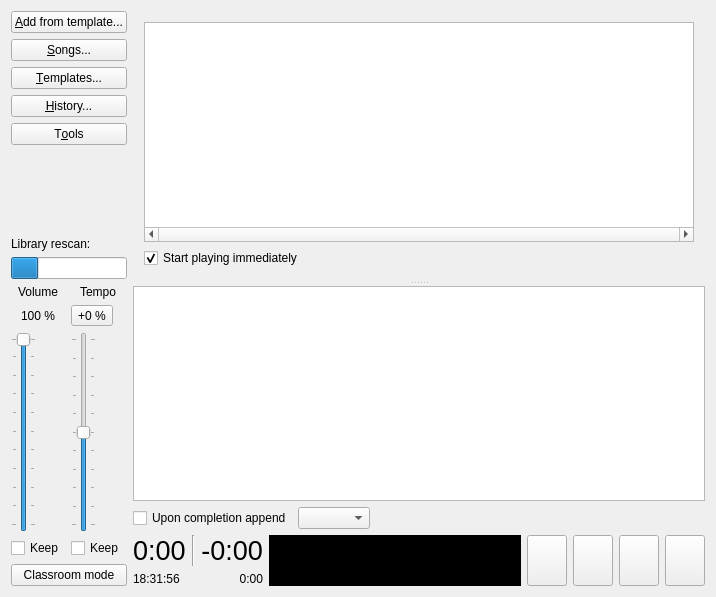
<?xml version="1.0" encoding="UTF-8"?>
<ui version="4.0">
 <class>PlayerWindow</class>
 <widget class="QMainWindow" name="PlayerWindow">
  <property name="geometry">
   <rect>
    <x>0</x>
    <y>0</y>
    <width>716</width>
    <height>597</height>
   </rect>
  </property>
  <property name="windowTitle">
   <string>SkauTan</string>
  </property>
  <widget class="QWidget" name="centralWidget">
   <layout class="QHBoxLayout" name="horizontalLayout_2">
    <item>
     <layout class="QVBoxLayout" name="verticalLayout">
      <item>
       <widget class="QPushButton" name="btnAddFromTemplate">
        <property name="text">
         <string>&amp;Add from template...</string>
        </property>
       </widget>
      </item>
      <item>
       <widget class="QPushButton" name="btnSongs">
        <property name="text">
         <string>&amp;Songs...</string>
        </property>
       </widget>
      </item>
      <item>
       <widget class="QPushButton" name="btnTemplates">
        <property name="text">
         <string>&amp;Templates...</string>
        </property>
       </widget>
      </item>
      <item>
       <widget class="QPushButton" name="btnHistory">
        <property name="text">
         <string>&amp;History...</string>
        </property>
       </widget>
      </item>
      <item>
       <widget class="QPushButton" name="btnTools">
        <property name="text">
         <string>T&amp;ools</string>
        </property>
       </widget>
      </item>
      <item>
       <spacer name="verticalSpacer">
        <property name="orientation">
         <enum>Qt::Vertical</enum>
        </property>
        <property name="sizeHint" stdset="0">
         <size>
          <width>20</width>
          <height>40</height>
         </size>
        </property>
       </spacer>
      </item>
      <item>
       <widget class="QWidget" name="wLibraryRescan" native="true">
        <layout class="QVBoxLayout" name="verticalLayout_4">
         <property name="leftMargin">
          <number>0</number>
         </property>
         <property name="topMargin">
          <number>0</number>
         </property>
         <property name="rightMargin">
          <number>0</number>
         </property>
         <property name="bottomMargin">
          <number>0</number>
         </property>
         <item>
          <widget class="QLabel" name="lblLibraryRescan">
           <property name="text">
            <string>Library rescan:</string>
           </property>
          </widget>
         </item>
         <item>
          <widget class="QProgressBar" name="pbLibraryRescan">
           <property name="sizePolicy">
            <sizepolicy hsizetype="Preferred" vsizetype="Fixed">
             <horstretch>0</horstretch>
             <verstretch>0</verstretch>
            </sizepolicy>
           </property>
           <property name="value">
            <number>24</number>
           </property>
           <property name="textVisible">
            <bool>false</bool>
           </property>
          </widget>
         </item>
        </layout>
       </widget>
      </item>
      <item>
       <layout class="QGridLayout" name="gridLayout">
        <item row="2" column="0">
         <widget class="QSlider" name="vsVolume">
          <property name="minimumSize">
           <size>
            <width>0</width>
            <height>200</height>
           </size>
          </property>
          <property name="value">
           <number>99</number>
          </property>
          <property name="orientation">
           <enum>Qt::Vertical</enum>
          </property>
          <property name="tickPosition">
           <enum>QSlider::TicksBothSides</enum>
          </property>
         </widget>
        </item>
        <item row="3" column="0">
         <widget class="QCheckBox" name="chbKeepVolume">
          <property name="text">
           <string>Keep</string>
          </property>
         </widget>
        </item>
        <item row="0" column="1">
         <widget class="QLabel" name="label_2">
          <property name="text">
           <string>Tempo</string>
          </property>
          <property name="alignment">
           <set>Qt::AlignCenter</set>
          </property>
         </widget>
        </item>
        <item row="2" column="1">
         <widget class="QSlider" name="vsTempo">
          <property name="minimum">
           <number>-50</number>
          </property>
          <property name="maximum">
           <number>50</number>
          </property>
          <property name="value">
           <number>0</number>
          </property>
          <property name="orientation">
           <enum>Qt::Vertical</enum>
          </property>
          <property name="tickPosition">
           <enum>QSlider::TicksBothSides</enum>
          </property>
         </widget>
        </item>
        <item row="0" column="0">
         <widget class="QLabel" name="label">
          <property name="text">
           <string>Volume</string>
          </property>
          <property name="alignment">
           <set>Qt::AlignCenter</set>
          </property>
         </widget>
        </item>
        <item row="1" column="0">
         <widget class="QLabel" name="lblVolume">
          <property name="text">
           <string notr="true">100 %</string>
          </property>
          <property name="alignment">
           <set>Qt::AlignCenter</set>
          </property>
         </widget>
        </item>
        <item row="1" column="1">
         <widget class="QToolButton" name="btnTempoReset">
          <property name="toolTip">
           <string>Reset tempo to +0 %</string>
          </property>
          <property name="text">
           <string notr="true">+0 %</string>
          </property>
          <property name="toolButtonStyle">
           <enum>Qt::ToolButtonTextOnly</enum>
          </property>
         </widget>
        </item>
        <item row="3" column="1">
         <widget class="QCheckBox" name="chbKeepTempo">
          <property name="text">
           <string>Keep</string>
          </property>
         </widget>
        </item>
       </layout>
      </item>
      <item>
       <widget class="QPushButton" name="btnClassroomMode">
        <property name="text">
         <string>Classroom mode</string>
        </property>
       </widget>
      </item>
     </layout>
    </item>
    <item>
     <layout class="QVBoxLayout" name="verticalLayout_5">
      <item>
       <widget class="QSplitter" name="splitter">
        <property name="orientation">
         <enum>Qt::Vertical</enum>
        </property>
        <property name="handleWidth">
         <number>7</number>
        </property>
        <widget class="QWidget" name="layoutWidget">
         <layout class="QVBoxLayout" name="verticalLayout_2">
          <item>
           <widget class="QListWidget" name="lwQuickPlay">
            <property name="minimumSize">
             <size>
              <width>100</width>
              <height>50</height>
             </size>
            </property>
            <property name="font">
             <font>
              <pointsize>20</pointsize>
             </font>
            </property>
            <property name="verticalScrollBarPolicy">
             <enum>Qt::ScrollBarAlwaysOff</enum>
            </property>
            <property name="horizontalScrollBarPolicy">
             <enum>Qt::ScrollBarAlwaysOn</enum>
            </property>
            <property name="autoScroll">
             <bool>false</bool>
            </property>
            <property name="editTriggers">
             <set>QAbstractItemView::NoEditTriggers</set>
            </property>
            <property name="selectionMode">
             <enum>QAbstractItemView::NoSelection</enum>
            </property>
            <property name="verticalScrollMode">
             <enum>QAbstractItemView::ScrollPerPixel</enum>
            </property>
            <property name="horizontalScrollMode">
             <enum>QAbstractItemView::ScrollPerPixel</enum>
            </property>
            <property name="isWrapping" stdset="0">
             <bool>true</bool>
            </property>
            <property name="resizeMode">
             <enum>QListView::Adjust</enum>
            </property>
           </widget>
          </item>
          <item>
           <widget class="QCheckBox" name="chbImmediatePlayback">
            <property name="text">
             <string comment="QuickPlayer">Start playing immediately</string>
            </property>
            <property name="checked">
             <bool>true</bool>
            </property>
           </widget>
          </item>
         </layout>
        </widget>
        <widget class="QTableView" name="tblPlaylist">
         <property name="sizePolicy">
          <sizepolicy hsizetype="Expanding" vsizetype="Expanding">
           <horstretch>0</horstretch>
           <verstretch>0</verstretch>
          </sizepolicy>
         </property>
         <property name="minimumSize">
          <size>
           <width>100</width>
           <height>100</height>
          </size>
         </property>
         <property name="contextMenuPolicy">
          <enum>Qt::CustomContextMenu</enum>
         </property>
         <property name="dragDropOverwriteMode">
          <bool>false</bool>
         </property>
         <property name="dragDropMode">
          <enum>QAbstractItemView::InternalMove</enum>
         </property>
         <property name="defaultDropAction">
          <enum>Qt::MoveAction</enum>
         </property>
         <property name="selectionBehavior">
          <enum>QAbstractItemView::SelectRows</enum>
         </property>
         <property name="verticalScrollMode">
          <enum>QAbstractItemView::ScrollPerItem</enum>
         </property>
         <property name="horizontalScrollMode">
          <enum>QAbstractItemView::ScrollPerPixel</enum>
         </property>
         <property name="wordWrap">
          <bool>false</bool>
         </property>
         <attribute name="horizontalHeaderDefaultSectionSize">
          <number>150</number>
         </attribute>
         <attribute name="horizontalHeaderHighlightSections">
          <bool>false</bool>
         </attribute>
         <attribute name="verticalHeaderVisible">
          <bool>false</bool>
         </attribute>
         <attribute name="verticalHeaderDefaultSectionSize">
          <number>21</number>
         </attribute>
         <attribute name="verticalHeaderHighlightSections">
          <bool>false</bool>
         </attribute>
         <attribute name="verticalHeaderMinimumSectionSize">
          <number>11</number>
         </attribute>
        </widget>
       </widget>
      </item>
      <item>
       <layout class="QHBoxLayout" name="horizontalLayout_3">
        <item>
         <widget class="QCheckBox" name="chbAppendUponCompletion">
          <property name="text">
           <string>Upon completion append</string>
          </property>
         </widget>
        </item>
        <item>
         <widget class="QComboBox" name="cbCompletionAppendTemplate">
          <property name="maxVisibleItems">
           <number>40</number>
          </property>
          <property name="sizeAdjustPolicy">
           <enum>QComboBox::AdjustToContents</enum>
          </property>
         </widget>
        </item>
        <item>
         <spacer name="horizontalSpacer">
          <property name="orientation">
           <enum>Qt::Horizontal</enum>
          </property>
          <property name="sizeHint" stdset="0">
           <size>
            <width>40</width>
            <height>20</height>
           </size>
          </property>
         </spacer>
        </item>
       </layout>
      </item>
      <item>
       <layout class="QHBoxLayout" name="horizontalLayout">
        <item>
         <layout class="QVBoxLayout" name="verticalLayout_3">
          <item>
           <layout class="QHBoxLayout" name="horizontalLayout_4">
            <item>
             <widget class="QLabel" name="lblTotalTime">
              <property name="font">
               <font>
                <pointsize>20</pointsize>
               </font>
              </property>
              <property name="toolTip">
               <string>How long has this song been playing</string>
              </property>
              <property name="text">
               <string notr="true">0:00</string>
              </property>
             </widget>
            </item>
            <item>
             <widget class="Line" name="line_2">
              <property name="orientation">
               <enum>Qt::Vertical</enum>
              </property>
             </widget>
            </item>
            <item>
             <widget class="QLabel" name="lblRemaining">
              <property name="font">
               <font>
                <pointsize>20</pointsize>
               </font>
              </property>
              <property name="toolTip">
               <string>Remaining playback time</string>
              </property>
              <property name="text">
               <string notr="true">-0:00</string>
              </property>
              <property name="alignment">
               <set>Qt::AlignRight|Qt::AlignTrailing|Qt::AlignVCenter</set>
              </property>
             </widget>
            </item>
           </layout>
          </item>
          <item>
           <layout class="QHBoxLayout" name="horizontalLayout_5">
            <item>
             <widget class="QLabel" name="lblWallClockTime">
              <property name="toolTip">
               <string>Current wall-clock time</string>
              </property>
              <property name="text">
               <string notr="true">18:31:56</string>
              </property>
             </widget>
            </item>
            <item>
             <widget class="QLabel" name="lblPosition">
              <property name="toolTip">
               <string>Current position within the song</string>
              </property>
              <property name="text">
               <string notr="true">0:00</string>
              </property>
              <property name="alignment">
               <set>Qt::AlignRight|Qt::AlignTrailing|Qt::AlignVCenter</set>
              </property>
             </widget>
            </item>
           </layout>
          </item>
         </layout>
        </item>
        <item>
         <widget class="WaveformDisplay" name="waveform" native="true">
          <property name="sizePolicy">
           <sizepolicy hsizetype="MinimumExpanding" vsizetype="Preferred">
            <horstretch>0</horstretch>
            <verstretch>0</verstretch>
           </sizepolicy>
          </property>
          <property name="styleSheet">
           <string notr="true">background: #000</string>
          </property>
         </widget>
        </item>
        <item>
         <widget class="QPushButton" name="btnPrev">
          <property name="sizePolicy">
           <sizepolicy hsizetype="Fixed" vsizetype="Minimum">
            <horstretch>0</horstretch>
            <verstretch>0</verstretch>
           </sizepolicy>
          </property>
          <property name="toolTip">
           <string>Previous track (with fade-out)</string>
          </property>
          <property name="text">
           <string notr="true"/>
          </property>
          <property name="icon">
           <iconset resource="../../res/SkauTan.qrc">
            <normaloff>:/img/prev.png</normaloff>:/img/prev.png</iconset>
          </property>
         </widget>
        </item>
        <item>
         <widget class="QPushButton" name="btnPlayPause">
          <property name="sizePolicy">
           <sizepolicy hsizetype="Fixed" vsizetype="Preferred">
            <horstretch>0</horstretch>
            <verstretch>0</verstretch>
           </sizepolicy>
          </property>
          <property name="toolTip">
           <string>Start playback / pause playback (NO fade-out)</string>
          </property>
          <property name="text">
           <string notr="true"/>
          </property>
          <property name="icon">
           <iconset resource="../../res/SkauTan.qrc">
            <normaloff>:/img/play.png</normaloff>:/img/play.png</iconset>
          </property>
         </widget>
        </item>
        <item>
         <widget class="QPushButton" name="btnStop">
          <property name="sizePolicy">
           <sizepolicy hsizetype="Fixed" vsizetype="Preferred">
            <horstretch>0</horstretch>
            <verstretch>0</verstretch>
           </sizepolicy>
          </property>
          <property name="toolTip">
           <string>Stop the playback (with fade-out)</string>
          </property>
          <property name="text">
           <string notr="true"/>
          </property>
          <property name="icon">
           <iconset resource="../../res/SkauTan.qrc">
            <normaloff>:/img/stop.png</normaloff>:/img/stop.png</iconset>
          </property>
         </widget>
        </item>
        <item>
         <widget class="QPushButton" name="btnNext">
          <property name="sizePolicy">
           <sizepolicy hsizetype="Fixed" vsizetype="Preferred">
            <horstretch>0</horstretch>
            <verstretch>0</verstretch>
           </sizepolicy>
          </property>
          <property name="toolTip">
           <string>Next track (with fade-out)</string>
          </property>
          <property name="text">
           <string notr="true"/>
          </property>
          <property name="icon">
           <iconset resource="../../res/SkauTan.qrc">
            <normaloff>:/img/next.png</normaloff>:/img/next.png</iconset>
          </property>
         </widget>
        </item>
       </layout>
      </item>
     </layout>
    </item>
   </layout>
  </widget>
  <action name="actBackgroundTasks">
   <property name="text">
    <string>Background tasks...</string>
   </property>
   <property name="toolTip">
    <string>Show the tasks running in the background</string>
   </property>
   <property name="shortcut">
    <string>Ctrl+B</string>
   </property>
  </action>
  <action name="actSongProperties">
   <property name="text">
    <string>Song properties...</string>
   </property>
   <property name="shortcut">
    <string>Alt+3</string>
   </property>
  </action>
  <action name="actPlay">
   <property name="text">
    <string>&amp;Play</string>
   </property>
   <property name="toolTip">
    <string>Play the selected song</string>
   </property>
   <property name="font">
    <font>
     <weight>75</weight>
     <bold>true</bold>
    </font>
   </property>
   <property name="shortcut">
    <string>Return</string>
   </property>
  </action>
  <action name="actRate">
   <property name="text">
    <string>Rate:</string>
   </property>
   <property name="toolTip">
    <string>Set the songs' local rating</string>
   </property>
   <property name="shortcut">
    <string>Ctrl+R</string>
   </property>
  </action>
  <action name="actRemoveFromLibrary">
   <property name="text">
    <string>&amp;Remove from library...</string>
   </property>
   <property name="toolTip">
    <string>Remove the songs from the library, but keep the files on the disk</string>
   </property>
  </action>
  <action name="actDeleteFromDisk">
   <property name="text">
    <string>&amp;Delete from disk...</string>
   </property>
   <property name="toolTip">
    <string>Delete the songs from both the library and the disk</string>
   </property>
  </action>
  <action name="actRemoveFromPlaylist">
   <property name="text">
    <string>R&amp;emove from playlist</string>
   </property>
   <property name="toolTip">
    <string>Remove the selected items from the playlist</string>
   </property>
   <property name="shortcut">
    <string>Del</string>
   </property>
  </action>
  <action name="actSetDurationLimit">
   <property name="text">
    <string>Set duration limit:</string>
   </property>
  </action>
  <action name="actRemoveDurationLimit">
   <property name="text">
    <string>Remove duration limit</string>
   </property>
  </action>
  <action name="actRemovedSongs">
   <property name="text">
    <string>Removed songs...</string>
   </property>
   <property name="toolTip">
    <string>Shows the list of songs that have been removed from the library</string>
   </property>
  </action>
  <action name="actImportDB">
   <property name="text">
    <string>Import data...</string>
   </property>
   <property name="toolTip">
    <string>Import data from another database</string>
   </property>
  </action>
  <action name="actSavePlaylist">
   <property name="text">
    <string>&amp;Save playlist...</string>
   </property>
   <property name="toolTip">
    <string>Save the current playlist into a file</string>
   </property>
  </action>
  <action name="actToggleLvs">
   <property name="checkable">
    <bool>true</bool>
   </property>
   <property name="text">
    <string>Local voting server</string>
   </property>
   <property name="toolTip">
    <string>Turns Local voting server on or off</string>
   </property>
  </action>
  <action name="actLvsStatus">
   <property name="enabled">
    <bool>false</bool>
   </property>
   <property name="text">
    <string>  Status...</string>
   </property>
   <property name="toolTip">
    <string>Displays detailed status information on the Local Vote Server</string>
   </property>
  </action>
  <action name="actLibraryMaintenance">
   <property name="text">
    <string>Library maintenance...</string>
   </property>
   <property name="toolTip">
    <string>Opens a dialog with tools forlibrary maintenance</string>
   </property>
  </action>
  <action name="actLoadPlaylist">
   <property name="text">
    <string>&amp;Load playlist...</string>
   </property>
   <property name="toolTip">
    <string>Load a playlist from a file, insert after the current selection</string>
   </property>
  </action>
  <action name="actShowDebugLog">
   <property name="text">
    <string>Show DebugLog...</string>
   </property>
   <property name="toolTip">
    <string>Shows the debug messages recorded so far</string>
   </property>
  </action>
 </widget>
 <layoutdefault spacing="6" margin="11"/>
 <customwidgets>
  <customwidget>
   <class>WaveformDisplay</class>
   <extends>QWidget</extends>
   <header>WaveformDisplay.hpp</header>
   <container>1</container>
  </customwidget>
 </customwidgets>
 <tabstops>
  <tabstop>btnAddFromTemplate</tabstop>
  <tabstop>btnSongs</tabstop>
  <tabstop>btnTemplates</tabstop>
  <tabstop>btnHistory</tabstop>
  <tabstop>btnTools</tabstop>
  <tabstop>lwQuickPlay</tabstop>
  <tabstop>chbImmediatePlayback</tabstop>
  <tabstop>tblPlaylist</tabstop>
  <tabstop>chbAppendUponCompletion</tabstop>
  <tabstop>cbCompletionAppendTemplate</tabstop>
  <tabstop>vsVolume</tabstop>
  <tabstop>btnTempoReset</tabstop>
  <tabstop>vsTempo</tabstop>
  <tabstop>btnPrev</tabstop>
  <tabstop>btnPlayPause</tabstop>
  <tabstop>btnStop</tabstop>
  <tabstop>btnNext</tabstop>
 </tabstops>
 <resources>
  <include location="../../res/SkauTan.qrc"/>
 </resources>
 <connections/>
</ui>
